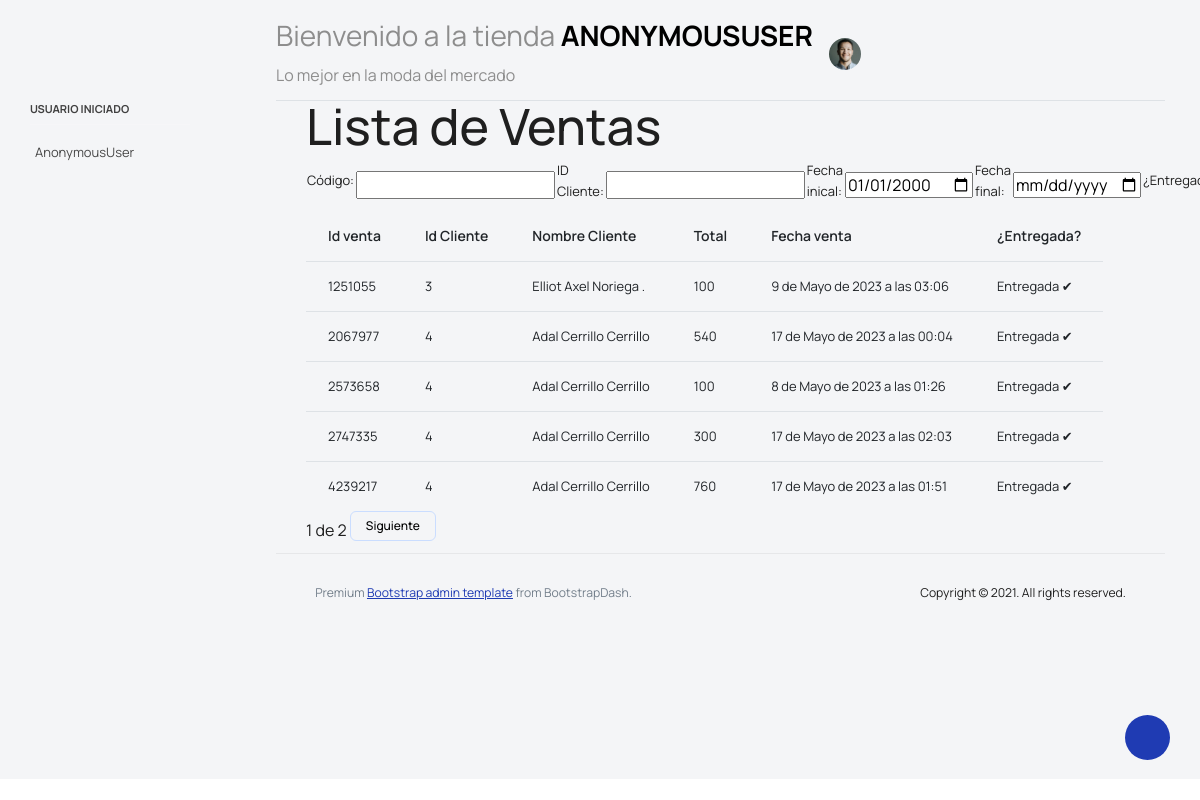
/reportes/lista_ventas/, run on an earlier commit of the app's database.
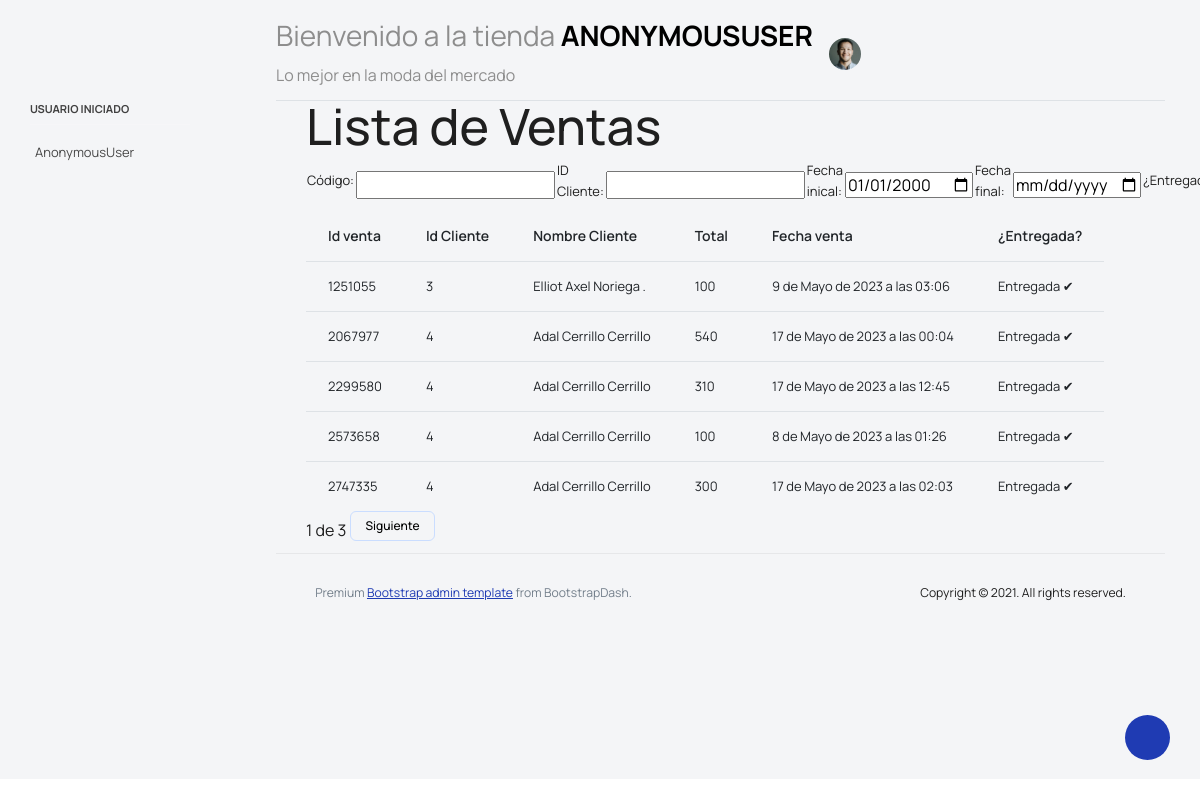
And on a later commit of the database.
### reportes/models.py (models this page shows)
class Venta(models.Model):
    id = models.IntegerField(primary_key=True)
    cliente = models.ForeignKey("usuarios.Cliente", verbose_name="Cliente",on_delete= models.DO_NOTHING)
    carrito = models.ForeignKey("carrito.Carrito", verbose_name="Carrito",on_delete= models.DO_NOTHING)
    fecha = models.DateTimeField(auto_now_add=True, blank=True)
    entregada = models.BooleanField(default=False)
    total = models.IntegerField()

### usuarios/models.py (models this page shows)
class Cliente(models.Model):
    nombre = models.CharField(max_length=150)
    apellido_paterno = models.CharField(max_length=150)
    apellido_materno = models.CharField(max_length=150)
    fecha_nacimiento = models.DateField(blank=True, null=True)
    usuario = models.OneToOneField(User, verbose_name="Usuario", on_delete=models.CASCADE)
    estado = models.ForeignKey("usuarios.Estado", verbose_name="Estado", on_delete=models.DO_NOTHING)
    municipio = models.ForeignKey("usuarios.Municipio", verbose_name="Municipio", on_delete=models.DO_NOTHING)
    direccion = models.CharField(verbose_name="Ingresa tu dirección", max_length=255)
    fecha_registro = models.DateTimeField(auto_now_add=True)
    Carrito = models.ForeignKey("carrito.Carrito", verbose_name="Carrito", on_delete=models.CASCADE, null=True, blank=True)

### reportes/views.py (the view)
# urls.py: path('lista_ventas/', views.ListaVentas, name='lista_ventas'),
def ListaVentas(request):
    ventas = Venta.objects.all()
    paginator = Paginator(ventas, 5)
    page_request_var = "page"
    page = request.GET.get(page_request_var)
    try:
        ventas = paginator.page(page)
    except PageNotAnInteger:
        ventas = paginator.page(1)
    except EmptyPage:
        ventas = paginator.page(paginator.num_pages)
    context = {'object_list': ventas,'Ventas': ventas,'page_request_var': page_request_var}
    return render(request, 'reportes/venta_list.html', context)

### reportes/templates/reportes/venta_list.html (shortened to what this page needs)
{% extends 'base.html' %}
{% block contenido %}
    <h1> Lista de Ventas</h1>
    <form action="{% url 'buscar_venta' %}" method="post" id="form">
        <table>
            <tr>
                 <td><p> Código:</p></td>
                 <td>
                    <input type="number" name="id" value="" >
                 </td>
                 <td><p> ID Cliente:</p></td>
                 <td>
                    <input type="number" name="cliente" value="" >
                 </td>
                 <td><p> Fecha inical:</p></td>
                 <td>
                    <input type="date" name="inicio" value="2000-01-01" min="2000-01-01" max="2050-01-01"/>
                </td>
                <td><p> Fecha final:</p></td>
                <td>
                    <input type="date" name="fin" value="" min="2000-01-01" max="2050-01-01"/>
                </td>
                <td><p>¿Entregada?</p></td>
            </tr>
        </table>
    </form>
        <table class="table table-scroll">
            <thead>
                 <tr>
                    <th>Id venta</th>
                    <th> Id Cliente</th>
                    <th> Nombre Cliente</th>
                    <th>Total</th>
                    <th>Fecha venta</th>
                    <th>¿Entregada?</th>
                </tr>
            </thead>
             <tbody>
            {% for venta in Ventas %}
                <tr>
                    <td> {{venta.id}}</td>
                    <td> {{venta.cliente.id}}</td>
                    <td> {{venta.cliente.nombre}} {{venta.cliente.apellido_paterno}} {{venta.cliente.apellido_materno}} </td>
                    <td> {{venta.total}}</td>
                    <td> {{venta.fecha}}</td>
                        {% if venta.entregada == True %}
                            <td>Entregada ✔</td>
                        {% else %}
                            <td><a class="btn btn-info" href="{% url 'entregar_venta' venta.id %}"> Entregar</a></td>
                            <td><a class="btn btn-danger" href="{% url 'descartar_venta' venta.id %}"> Descartar</a></td>
                        {% endif %}
                </tr>
            {% endfor %}
        </tbody>
    </table>
    <div class="pagination">
        <span class="step-links">
            <span class="current">
                {{ object_list.number }} de {{ object_list.paginator.num_pages }}
            </span>
            {% if object_list.has_next %}
                <a class="btn btn-blanco" href="?{{page_request_var}}={{ object_list.next_page_number }}"> Siguiente </a>
            {% endif %}
        </span>
    </div>
{% endblock contenido %}

What changed in the data, as far as the page shows it:
no longer on this page (row unchanged): Venta: id "4239217", cliente.id "4", cliente.nombre "Adal", cliente.apellido_paterno "Cerrillo", cliente.apellido_materno "Cerrillo", total "760", fecha "17 de Mayo de 2023 a las 01:51", entregada "Entregada ✔"
added Venta: id "2299580", cliente.id "4", cliente.nombre "Adal", cliente.apellido_paterno "Cerrillo", cliente.apellido_materno "Cerrillo", total "310", fecha "17 de Mayo de 2023 a las 12:45", entregada "Entregada ✔"
Also different on the page:
{{ object_list.paginator.num_pages }}: "2" → "3"
